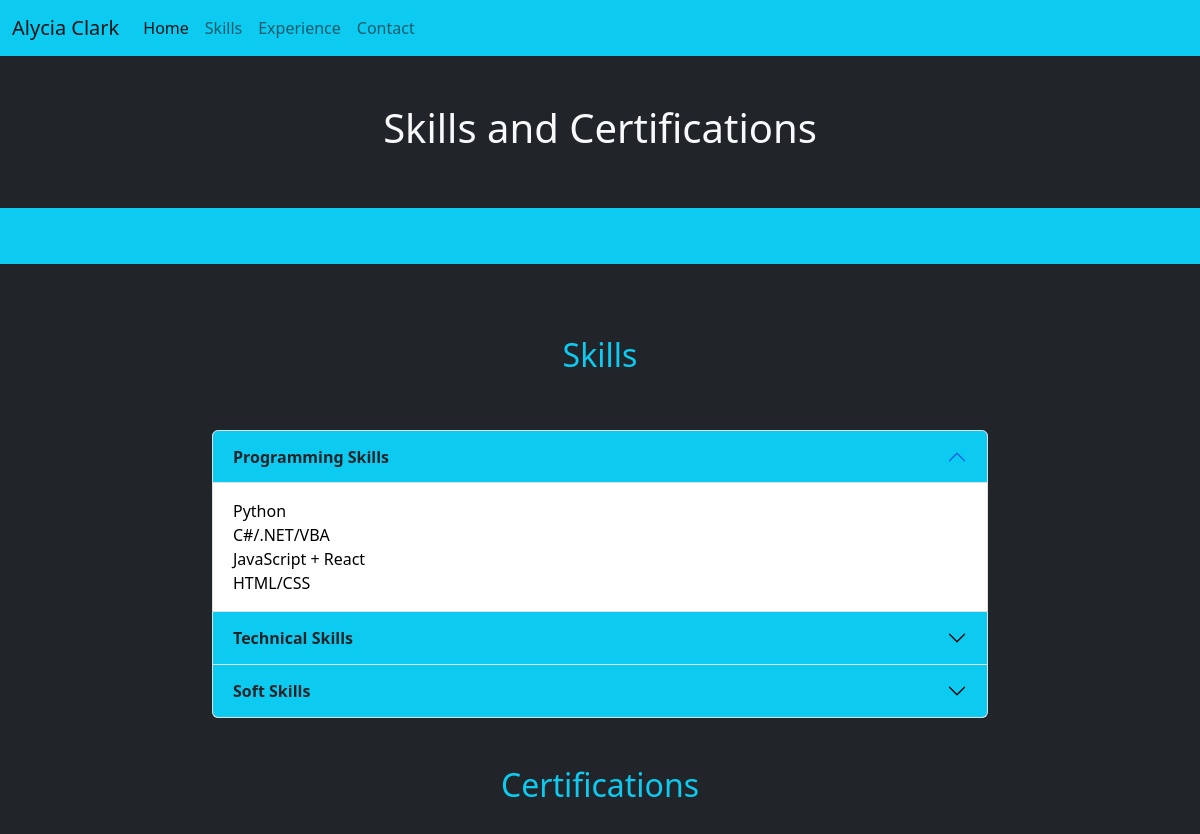
/skills, run on the app's committed database.
### skills/models.py (models this page shows, shortened)
class Skills(models.Model):
    skill = models.CharField(max_length=100)
    type = models.CharField(max_length=100)

### skills/views.py (the view)
# urls.py: path('skills', skills, name='skills'),
def skills(request):
    return render(request, "skills/skills.html", {"skills": Skills.objects.all()})

### skills/templates/skills/skills.html (shortened to what this page needs)
{% load static %}
<!DOCTYPE html>
<html lang="en">
<head>
    <link rel="stylesheet" href="{% static 'mysite/css/bootstrap.css' %}">
</head>
<body class="bg-dark">
{% include 'components/navbar.html' %}
<h1 class="text-center p-5 text-light">Skills and Certifications</h1>
    <div class="d-flex justify-content-center bg-info">
        <h3 class="p-4 text-dark"> </h3>
     </div>
    <br />
<h2 class="text-center p-5 text-info">Skills</h2>
    {% include './skills_accordion.html' %}
<h2 class="text-center p-5 text-info">Certifications</h2>
</body>
</html>

### skills/templates/skills/skills_accordion.html (shortened to what this page needs)
<!DOCTYPE html>
<html lang="en">
<head>
</head>
<body>
  <div class="container" style="max-width: 50rem;">
      <div class="accordion slim" id="skillsAccordion">
        <div class="accordion-item ">
          <h2 class="accordion-header" id="headingOne">
            <button class="accordion-button bg-info text-dark " type="button" data-bs-toggle="collapse" data-bs-target="#collapseOne" aria-expanded="true" aria-controls="collapseOne">
              <strong>Programming Skills</strong>
            </button>
          </h2>
          <div id="collapseOne" class="accordion-collapse collapse show" aria-labelledby="headingOne" data-bs-parent="#skillsAccordion">
            <div class="accordion-body">
                {% for skill in skills %}
                  {% if skill.type == "programming" %}
                    {{ skill.skill }}
                    <br />
                {% endif %}
              {% endfor %}
            </div>
          </div>
        </div>
        <div class="accordion-item">
          <h2 class="accordion-header" id="headingTwo">
            <button class="accordion-button collapsed bg-info text-dark" type="button" data-bs-toggle="collapse" data-bs-target="#collapseTwo" aria-expanded="false" aria-controls="collapseTwo">
              <strong>Technical Skills</strong>
            </button>
          </h2>
        </div>
        <div class="accordion-item">
          <h2 class="accordion-header" id="headingThree">
            <button class="accordion-button collapsed  bg-info text-dark" type="button" data-bs-toggle="collapse" data-bs-target="#collapseThree" aria-expanded="false" aria-controls="collapseThree">
              <strong>Soft Skills</strong>
            </button>
          </h2>
        </div>
      </div>
  </div>
</body>
</html>

### data on the page
Skills: skill "Python"
Skills: skill "C#/.NET/VBA"
Skills: skill "JavaScript + React"
Skills: skill "HTML/CSS"
